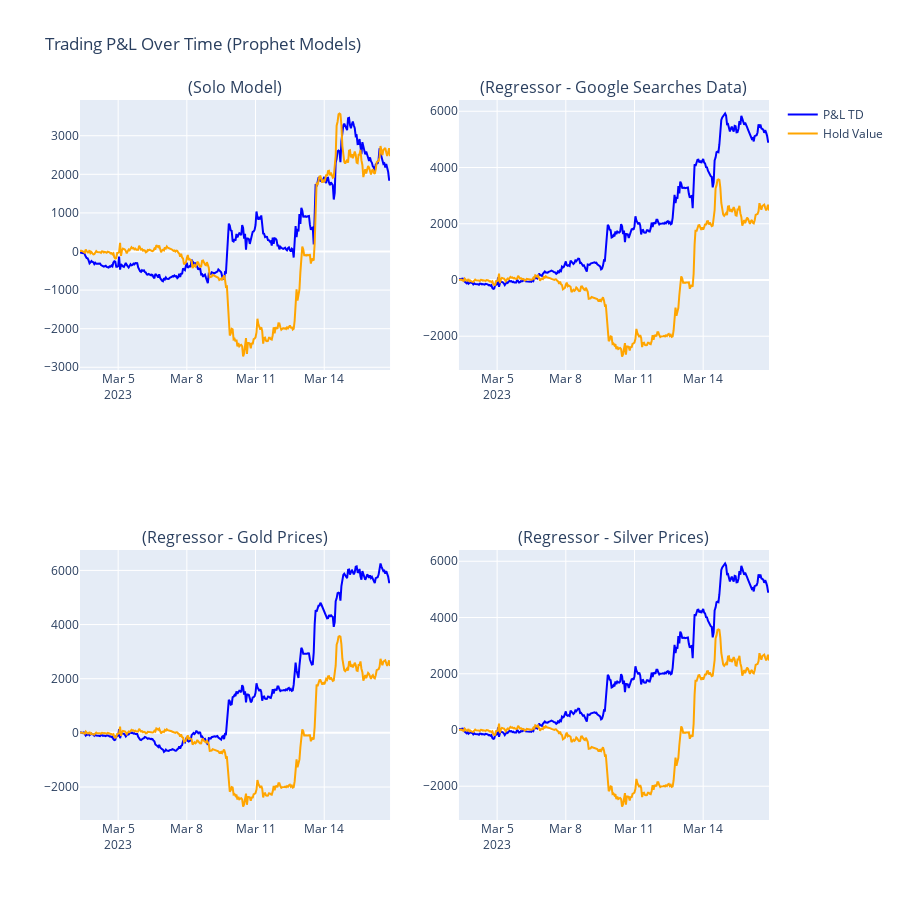

Notebook code for this chart:
### Code cell
import plotly.graph_objects as go
from plotly.subplots import make_subplots

# Define a color palette
colors = ['blue', 'orange']

# Create subplots with a 2x3 grid
fig = make_subplots(rows=2, cols=2, subplot_titles=(
    '(Solo Model)',
    '(Regressor - Google Searches Data)',
    '(Regressor - Gold Prices)',
    '(Regressor - Silver Prices)',
))

# Plot 1: Solo Prophet Model
fig.add_trace(go.Scatter(x=results['ds'], y=results['pnl_td'], name='P&L TD', line_color=colors[0], showlegend=True), row=1, col=1)
fig.add_trace(go.Scatter(x=results['ds'], y=results['hold_value'], name='Hold Value', line_color=colors[1], showlegend=True), row=1, col=1)

# Plot 2: Prophet with regressor - Google Searches Data
fig.add_trace(go.Scatter(x=results2['ds'], y=results2['pnl_td'], name='P&L TD', line_color=colors[0], showlegend=False), row=1, col=2)
fig.add_trace(go.Scatter(x=results2['ds'], y=results2['hold_value'], name='Hold Value', line_color=colors[1], showlegend=False), row=1, col=2)

# Plot 3: Prophet with regressor - Silver Prices
fig.add_trace(go.Scatter(x=results3['ds'], y=results3['pnl_td'], name='P&L TD', line_color=colors[0], showlegend=False), row=2, col=1)
fig.add_trace(go.Scatter(x=results3['ds'], y=results3['hold_value'], name='Hold Value', line_color=colors[1], showlegend=False), row=2, col=1)

# Plot 4: Prophet with all three regressors
fig.add_trace(go.Scatter(x=results4['ds'], y=results4['pnl_td'], name='P&L TD', line_color=colors[0], showlegend=False), row=2, col=2)
fig.add_trace(go.Scatter(x=results4['ds'], y=results4['hold_value'], name='Hold Value', line_color=colors[1], showlegend=False), row=2, col=2)

# Update layout
fig.update_layout(height=900, width=900, title_text='Trading P&L Over Time (Prophet Models)')

# Show the plot
fig.show()

### Figure 1 — Plotly figure (JSON) as saved in the notebook; plotly's stock layout.template omitted (floating-point values rounded to 4 significant figures; data arrays with more than 128 entries replaced by an {"elided": "..."} marker saying what was removed)
{"data": [{"line": {"color": "blue"}, "name": "P&L TD", "showlegend": true, "type": "scatter", "x": {"elided": "327 str values"}, "xaxis": "x", "y": {"elided": "327 float values"}, "yaxis": "y"}, {"line": {"color": "orange"}, "name": "Hold Value", "showlegend": true, "type": "scatter", "x": {"elided": "327 str values"}, "xaxis": "x", "y": {"elided": "327 float values"}, "yaxis": "y"}, {"line": {"color": "blue"}, "name": "P&L TD", "showlegend": false, "type": "scatter", "x": {"elided": "327 str values"}, "xaxis": "x2", "y": {"elided": "327 float values"}, "yaxis": "y2"}, {"line": {"color": "orange"}, "name": "Hold Value", "showlegend": false, "type": "scatter", "x": {"elided": "327 str values"}, "xaxis": "x2", "y": {"elided": "327 float values"}, "yaxis": "y2"}, {"line": {"color": "blue"}, "name": "P&L TD", "showlegend": false, "type": "scatter", "x": {"elided": "327 str values"}, "xaxis": "x3", "y": {"elided": "327 float values"}, "yaxis": "y3"}, {"line": {"color": "orange"}, "name": "Hold Value", "showlegend": false, "type": "scatter", "x": {"elided": "327 str values"}, "xaxis": "x3", "y": {"elided": "327 float values"}, "yaxis": "y3"}, {"line": {"color": "blue"}, "name": "P&L TD", "showlegend": false, "type": "scatter", "x": {"elided": "327 str values"}, "xaxis": "x4", "y": {"elided": "327 float values"}, "yaxis": "y4"}, {"line": {"color": "orange"}, "name": "Hold Value", "showlegend": false, "type": "scatter", "x": {"elided": "327 str values"}, "xaxis": "x4", "y": {"elided": "327 float values"}, "yaxis": "y4"}], "layout": {"annotations": [{"font": {"size": 16}, "showarrow": false, "text": "(Solo Model)", "x": 0.225, "xanchor": "center", "xref": "paper", "y": 1, "yanchor": "bottom", "yref": "paper"}, {"font": {"size": 16}, "showarrow": false, "text": "(Regressor - Google Searches Data)", "x": 0.775, "xanchor": "center", "xref": "paper", "y": 1, "yanchor": "bottom", "yref": "paper"}, {"font": {"size": 16}, "showarrow": false, "text": "(Regressor - Gold Prices)", "x": 0.225, "xanchor": "center", "xref": "paper", "y": 0.375, "yanchor": "bottom", "yref": "paper"}, {"font": {"size": 16}, "showarrow": false, "text": "(Regressor - Silver Prices)", "x": 0.775, "xanchor": "center", "xref": "paper", "y": 0.375, "yanchor": "bottom", "yref": "paper"}], "height": 900, "title": {"text": "Trading P&L Over Time (Prophet Models)"}, "width": 900, "xaxis": {"anchor": "y", "domain": [0, 0.45]}, "xaxis2": {"anchor": "y2", "domain": [0.55, 1]}, "xaxis3": {"anchor": "y3", "domain": [0, 0.45]}, "xaxis4": {"anchor": "y4", "domain": [0.55, 1]}, "yaxis": {"anchor": "x", "domain": [0.625, 1]}, "yaxis2": {"anchor": "x2", "domain": [0.625, 1]}, "yaxis3": {"anchor": "x3", "domain": [0, 0.375]}, "yaxis4": {"anchor": "x4", "domain": [0, 0.375]}}}
